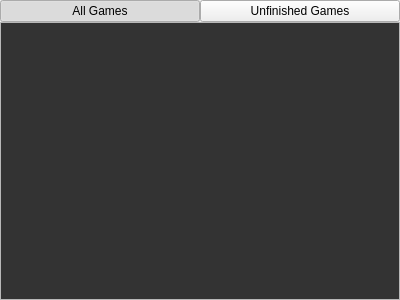
<?xml version="1.0" encoding="UTF-8"?>
<ui version="4.0">
 <class>GamesWidget</class>
 <widget class="QWidget" name="GamesWidget">
  <property name="geometry">
   <rect>
    <x>0</x>
    <y>0</y>
    <width>400</width>
    <height>300</height>
   </rect>
  </property>
  <property name="windowTitle">
   <string>Form</string>
  </property>
  <layout class="QVBoxLayout" name="verticalLayout">
   <property name="spacing">
    <number>0</number>
   </property>
   <property name="leftMargin">
    <number>0</number>
   </property>
   <property name="topMargin">
    <number>0</number>
   </property>
   <property name="rightMargin">
    <number>0</number>
   </property>
   <property name="bottomMargin">
    <number>0</number>
   </property>
   <item>
    <layout class="QHBoxLayout" name="horizontalLayout">
     <item>
      <widget class="QPushButton" name="pushButtonGames">
       <property name="text">
        <string>All Games</string>
       </property>
       <property name="checkable">
        <bool>true</bool>
       </property>
       <property name="checked">
        <bool>true</bool>
       </property>
       <attribute name="buttonGroup">
        <string notr="true">buttonGroup</string>
       </attribute>
      </widget>
     </item>
     <item>
      <widget class="QPushButton" name="pushButtonUnfinished">
       <property name="text">
        <string>Unfinished Games</string>
       </property>
       <property name="checkable">
        <bool>true</bool>
       </property>
       <property name="checked">
        <bool>false</bool>
       </property>
       <attribute name="buttonGroup">
        <string notr="true">buttonGroup</string>
       </attribute>
      </widget>
     </item>
    </layout>
   </item>
   <item>
    <widget class="QStackedWidget" name="stackedWidget">
     <property name="currentIndex">
      <number>0</number>
     </property>
     <widget class="QWidget" name="page">
      <layout class="QVBoxLayout" name="verticalLayout_2">
       <property name="spacing">
        <number>0</number>
       </property>
       <property name="leftMargin">
        <number>0</number>
       </property>
       <property name="topMargin">
        <number>0</number>
       </property>
       <property name="rightMargin">
        <number>0</number>
       </property>
       <property name="bottomMargin">
        <number>0</number>
       </property>
       <item>
        <widget class="QTreeWidget" name="treeWidget">
         <property name="palette">
          <palette>
           <active>
            <colorrole role="Base">
             <brush brushstyle="SolidPattern">
              <color alpha="255">
               <red>51</red>
               <green>51</green>
               <blue>51</blue>
              </color>
             </brush>
            </colorrole>
           </active>
           <inactive>
            <colorrole role="Base">
             <brush brushstyle="SolidPattern">
              <color alpha="255">
               <red>51</red>
               <green>51</green>
               <blue>51</blue>
              </color>
             </brush>
            </colorrole>
           </inactive>
           <disabled>
            <colorrole role="Base">
             <brush brushstyle="SolidPattern">
              <color alpha="255">
               <red>237</red>
               <green>237</green>
               <blue>237</blue>
              </color>
             </brush>
            </colorrole>
           </disabled>
          </palette>
         </property>
         <property name="focusPolicy">
          <enum>Qt::NoFocus</enum>
         </property>
         <property name="verticalScrollBarPolicy">
          <enum>Qt::ScrollBarAlwaysOff</enum>
         </property>
         <property name="horizontalScrollBarPolicy">
          <enum>Qt::ScrollBarAlwaysOff</enum>
         </property>
         <property name="columnCount">
          <number>6</number>
         </property>
         <attribute name="headerVisible">
          <bool>false</bool>
         </attribute>
         <column>
          <property name="text">
           <string notr="true">1</string>
          </property>
         </column>
         <column>
          <property name="text">
           <string notr="true">2</string>
          </property>
         </column>
         <column>
          <property name="text">
           <string notr="true">3</string>
          </property>
         </column>
         <column>
          <property name="text">
           <string notr="true">4</string>
          </property>
         </column>
         <column>
          <property name="text">
           <string notr="true">5</string>
          </property>
         </column>
         <column>
          <property name="text">
           <string notr="true">6</string>
          </property>
         </column>
        </widget>
       </item>
      </layout>
     </widget>
     <widget class="QWidget" name="page_2">
      <layout class="QVBoxLayout" name="verticalLayout_3">
       <property name="spacing">
        <number>0</number>
       </property>
       <property name="leftMargin">
        <number>0</number>
       </property>
       <property name="topMargin">
        <number>0</number>
       </property>
       <property name="rightMargin">
        <number>0</number>
       </property>
       <property name="bottomMargin">
        <number>0</number>
       </property>
       <item>
        <widget class="QTreeWidget" name="treeWidgetUnfinshed">
         <property name="palette">
          <palette>
           <active>
            <colorrole role="Base">
             <brush brushstyle="SolidPattern">
              <color alpha="255">
               <red>51</red>
               <green>51</green>
               <blue>51</blue>
              </color>
             </brush>
            </colorrole>
           </active>
           <inactive>
            <colorrole role="Base">
             <brush brushstyle="SolidPattern">
              <color alpha="255">
               <red>51</red>
               <green>51</green>
               <blue>51</blue>
              </color>
             </brush>
            </colorrole>
           </inactive>
           <disabled>
            <colorrole role="Base">
             <brush brushstyle="SolidPattern">
              <color alpha="255">
               <red>237</red>
               <green>237</green>
               <blue>237</blue>
              </color>
             </brush>
            </colorrole>
           </disabled>
          </palette>
         </property>
         <property name="focusPolicy">
          <enum>Qt::NoFocus</enum>
         </property>
         <property name="columnCount">
          <number>6</number>
         </property>
         <attribute name="headerVisible">
          <bool>false</bool>
         </attribute>
         <column>
          <property name="text">
           <string notr="true">1</string>
          </property>
         </column>
         <column>
          <property name="text">
           <string notr="true">2</string>
          </property>
         </column>
         <column>
          <property name="text">
           <string notr="true">3</string>
          </property>
         </column>
         <column>
          <property name="text">
           <string notr="true">4</string>
          </property>
         </column>
         <column>
          <property name="text">
           <string notr="true">5</string>
          </property>
         </column>
         <column>
          <property name="text">
           <string notr="true">6</string>
          </property>
         </column>
        </widget>
       </item>
      </layout>
     </widget>
    </widget>
   </item>
  </layout>
 </widget>
 <resources/>
 <connections/>
 <buttongroups>
  <buttongroup name="buttonGroup"/>
 </buttongroups>
</ui>
